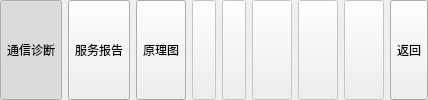
              <widget class="QWidget" name="page_17">
               <layout class="QHBoxLayout" name="horizontalLayout_86">
                <property name="margin">
                 <number>0</number>
                </property>
                <item>
                 <widget class="QToolButton" name="pb_zl_4">
                  <property name="enabled">
                   <bool>true</bool>
                  </property>
                  <property name="sizePolicy">
                   <sizepolicy hsizetype="Preferred" vsizetype="Preferred">
                    <horstretch>0</horstretch>
                    <verstretch>0</verstretch>
                   </sizepolicy>
                  </property>
                  <property name="text">
                   <string>通信诊断</string>
                  </property>
                  <property name="checkable">
                   <bool>true</bool>
                  </property>
                  <property name="checked">
                   <bool>true</bool>
                  </property>
                  <attribute name="buttonGroup">
                   <string>buttonGroup6</string>
                  </attribute>
                 </widget>
                </item>
                <item>
                 <widget class="QToolButton" name="pb_pp_4">
                  <property name="enabled">
                   <bool>true</bool>
                  </property>
                  <property name="sizePolicy">
                   <sizepolicy hsizetype="Preferred" vsizetype="Preferred">
                    <horstretch>0</horstretch>
                    <verstretch>0</verstretch>
                   </sizepolicy>
                  </property>
                  <property name="text">
                   <string>服务报告</string>
                  </property>
                  <property name="checkable">
                   <bool>true</bool>
                  </property>
                  <attribute name="buttonGroup">
                   <string>buttonGroup6</string>
                  </attribute>
                 </widget>
                </item>
                <item>
                 <widget class="QToolButton" name="toolButton_37">
                  <property name="enabled">
                   <bool>true</bool>
                  </property>
                  <property name="sizePolicy">
                   <sizepolicy hsizetype="Preferred" vsizetype="Preferred">
                    <horstretch>0</horstretch>
                    <verstretch>0</verstretch>
                   </sizepolicy>
                  </property>
                  <property name="text">
                   <string>原理图</string>
                  </property>
                  <property name="checkable">
                   <bool>true</bool>
                  </property>
                  <attribute name="buttonGroup">
                   <string>buttonGroup6</string>
                  </attribute>
                 </widget>
                </item>
                <item>
                 <widget class="QToolButton" name="pb_js_6">
                  <property name="enabled">
                   <bool>false</bool>
                  </property>
                  <property name="sizePolicy">
                   <sizepolicy hsizetype="Preferred" vsizetype="Preferred">
                    <horstretch>0</horstretch>
                    <verstretch>0</verstretch>
                   </sizepolicy>
                  </property>
                  <property name="text">
                   <string/>
                  </property>
                  <property name="checkable">
                   <bool>false</bool>
                  </property>
                 </widget>
                </item>
                <item>
                 <widget class="QToolButton" name="toolButton_38">
                  <property name="enabled">
                   <bool>false</bool>
                  </property>
                  <property name="sizePolicy">
                   <sizepolicy hsizetype="Preferred" vsizetype="Preferred">
                    <horstretch>0</horstretch>
                    <verstretch>0</verstretch>
                   </sizepolicy>
                  </property>
                  <property name="text">
                   <string/>
                  </property>
                  <property name="checkable">
                   <bool>false</bool>
                  </property>
                 </widget>
                </item>
                <item>
                 <widget class="QToolButton" name="toolButton_36">
                  <property name="enabled">
                   <bool>false</bool>
                  </property>
                  <property name="sizePolicy">
                   <sizepolicy hsizetype="Preferred" vsizetype="Preferred">
                    <horstretch>0</horstretch>
                    <verstretch>0</verstretch>
                   </sizepolicy>
                  </property>
                  <property name="text">
                   <string/>
                  </property>
                  <property name="iconSize">
                   <size>
                    <width>32</width>
                    <height>32</height>
                   </size>
                  </property>
                  <property name="checkable">
                   <bool>false</bool>
                  </property>
                  <property name="checked">
                   <bool>false</bool>
                  </property>
                  <property name="toolButtonStyle">
                   <enum>Qt::ToolButtonTextUnderIcon</enum>
                  </property>
                 </widget>
                </item>
                <item>
                 <widget class="QToolButton" name="backButton3_7">
                  <property name="enabled">
                   <bool>false</bool>
                  </property>
                  <property name="sizePolicy">
                   <sizepolicy hsizetype="Preferred" vsizetype="Preferred">
                    <horstretch>0</horstretch>
                    <verstretch>0</verstretch>
                   </sizepolicy>
                  </property>
                  <property name="text">
                   <string/>
                  </property>
                  <property name="iconSize">
                   <size>
                    <width>32</width>
                    <height>32</height>
                   </size>
                  </property>
                  <property name="checkable">
                   <bool>false</bool>
                  </property>
                 </widget>
                </item>
                <item>
                 <widget class="QToolButton" name="backButton8_4">
                  <property name="enabled">
                   <bool>false</bool>
                  </property>
                  <property name="sizePolicy">
                   <sizepolicy hsizetype="Preferred" vsizetype="Preferred">
                    <horstretch>0</horstretch>
                    <verstretch>0</verstretch>
                   </sizepolicy>
                  </property>
                  <property name="text">
                   <string/>
                  </property>
                  <property name="iconSize">
                   <size>
                    <width>32</width>
                    <height>32</height>
                   </size>
                  </property>
                  <property name="checkable">
                   <bool>false</bool>
                  </property>
                  <property name="toolButtonStyle">
                   <enum>Qt::ToolButtonTextUnderIcon</enum>
                  </property>
                 </widget>
                </item>
                <item>
                 <widget class="QToolButton" name="backButton11">
                  <property name="enabled">
                   <bool>true</bool>
                  </property>
                  <property name="sizePolicy">
                   <sizepolicy hsizetype="Preferred" vsizetype="Preferred">
                    <horstretch>0</horstretch>
                    <verstretch>0</verstretch>
                   </sizepolicy>
                  </property>
                  <property name="text">
                   <string>返回</string>
                  </property>
                  <property name="icon">
                   <iconset resource="source.qrc">
                    <normaloff>:/sources/back.png</normaloff>:/sources/back.png</iconset>
                  </property>
                  <property name="iconSize">
                   <size>
                    <width>32</width>
                    <height>32</height>
                   </size>
                  </property>
                  <property name="checkable">
                   <bool>false</bool>
                  </property>
                  <property name="autoExclusive">
                   <bool>false</bool>
                  </property>
                  <property name="toolButtonStyle">
                   <enum>Qt::ToolButtonTextUnderIcon</enum>
                  </property>
                 </widget>
                </item>
               </layout>
              </widget>
